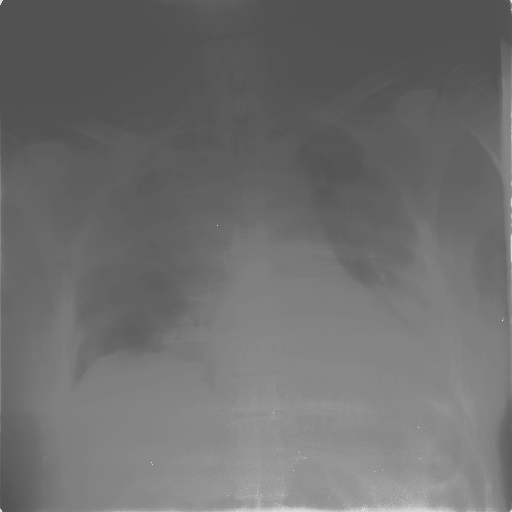
#> input picture ej2/chestrayosX.tif, 512 x 512 px
$ python equalizacion1.py
#> lines starting #> are read from the running program, lines starting #| are printed output that depends on the picture
import cv2
import os
import numpy as np
import matplotlib.pyplot as plt

def cuantizacion(imagen, niveles):
    imagen_cuantizada = np.floor(imagen / (256 / niveles)) * (256 / niveles) # Se dividen en 256 niveles
    imagen_cuantizada = np.uint8(imagen_cuantizada) #Vital, pasarlo a formato uint8
    imagen_ecualizada = cv2.equalizeHist(imagen_cuantizada) #Funcion cuantizacion
    return imagen_ecualizada

directorio = os.path.dirname(os.path.abspath(__file__)) #Obtener directorio
#archivo = 'pinos512.tif'
archivo = 'chestrayosX.tif'
ruta_imagen = os.path.join(directorio, archivo)
imagen = cv2.imread(ruta_imagen, cv2.IMREAD_GRAYSCALE) #Se usa escala de grises
#> imagen is the input picture: shape (512, 512); min 82, max 224, mean 110.4

if imagen is None:
    raise Exception(f"La imagen '{archivo}' no se pudo cargar.")

imagen = np.uint8(imagen) # Cambiar imagen a uint8
plt.figure(figsize=(12, 6)) # Imagen original
plt.subplot(2, 2, 1)
plt.imshow(imagen, cmap='gray')
plt.title('Original')
plt.subplot(2, 2, 2) #Histograma
histograma = cv2.calcHist([imagen], [0], None, [256], [0, 256])
#> histograma = 256 values, max 25442 at index 82, min 0 at index 0, mean 1024
plt.plot(histograma)
plt.title('Histograma')
imagen_ecualizada = cv2.equalizeHist(imagen) #Ecualizar imagen y mostrarla
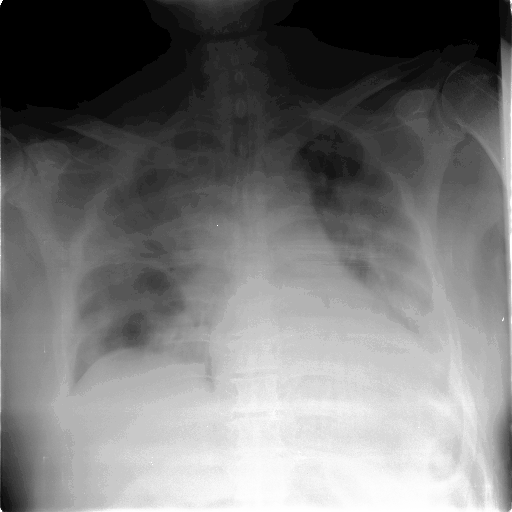
#> imagen_ecualizada: shape (512, 512); min 0, max 255, mean 117.9
plt.subplot(2, 2, 3)
plt.imshow(imagen_ecualizada, cmap='gray')
plt.title('Imagen Ecualizada')
plt.subplot(2, 2, 4) # Histograma de imagen ecualizada
hist_ecualizado = cv2.calcHist([imagen_ecualizada], [0], None, [256], [0, 256])
#> hist_ecualizado = 256 values, max 25442 at index 0, min 0 at index 1, mean 1024
plt.plot(hist_ecualizado)
plt.title('Histograma Ecualizado')
plt.get_current_fig_manager().window.state('zoomed')
plt.show()
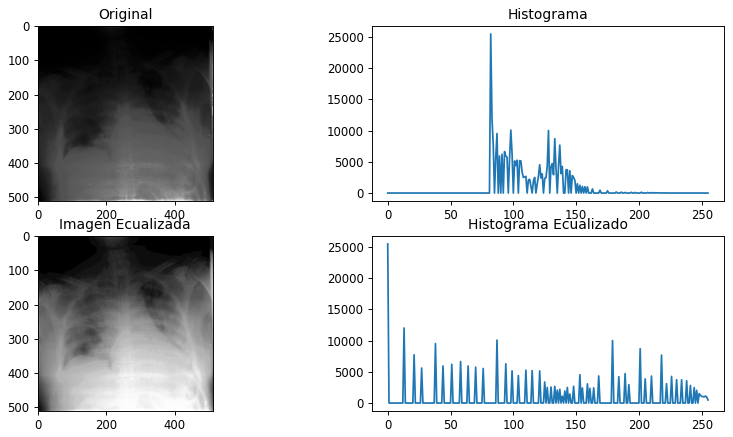
#> figure drawn by matplotlib, 4 panels; panel 2: curve peaks at x = 82, y = 25442; panel 4: curve peaks at x = 0, y = 25442

niveles_cuant = [128, 64, 32, 16, 8, 2] # Niveles
plt.figure(figsize=(18, 12))
for i, niveles in enumerate(niveles_cuant):
    imagen_ecucuant = cuantizacion(imagen, niveles)
    plt.subplot(2, len(niveles_cuant), i + 1) # Mostrar grafica
    plt.imshow(imagen_ecucuant, cmap='gray')
    plt.title(f'{niveles} niveles')
    # Histogramas actualizados
    plt.subplot(2, len(niveles_cuant), i + 1 + len(niveles_cuant))
    hist_ecucuant = cv2.calcHist([imagen_ecucuant], [0], None, [256], [0, 256])
    plt.plot(hist_ecucuant)
    plt.title(f'Histograma {niveles} niveles')
plt.tight_layout()
plt.get_current_fig_manager().window.state('zoomed')
plt.show()
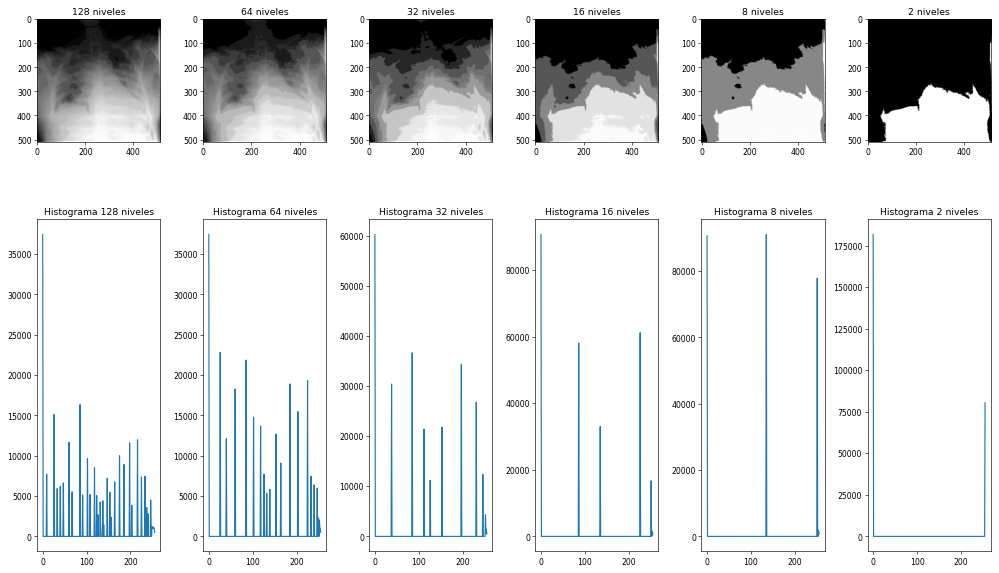
#> figure drawn by matplotlib, 12 panels; panel 2: curve peaks at x = 0, y = 37444; panel 4: curve peaks at x = 0, y = 37444; panel 6: curve peaks at x = 0, y = 60269; panel 8: curve peaks at x = 0, y = 90671

$ run again, with ej2/pinos512.tif copied over ej2/chestrayosX.tif
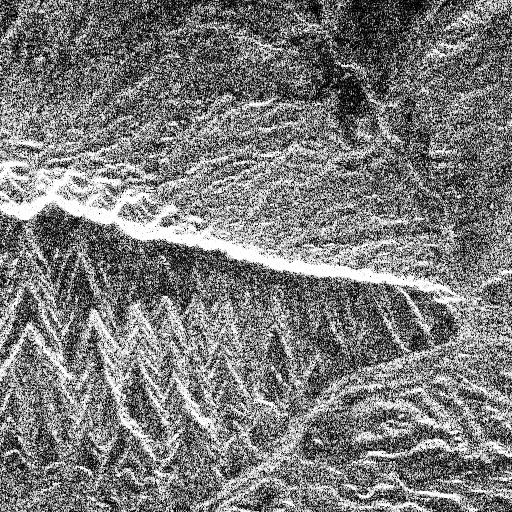
#> input picture ej2/pinos512.tif, 512 x 512 px
#> imagen is the input picture: shape (512, 512); min 0, max 14, mean 6.78
#> histograma = 256 values, max 23161 at index 7, min 0 at index 15, mean 1024
#> hist_ecualizado = 256 values, max 23161 at index 136, min 0 at index 1, mean 1024
#> `plt.show()`:
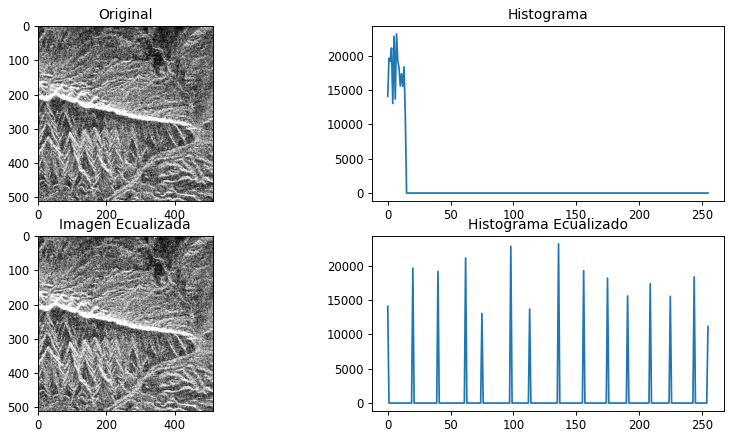
#> figure drawn by matplotlib, 4 panels; panel 2: curve peaks at x = 7, y = 23161; panel 4: curve peaks at x = 136, y = 23161
#> the loop `for i, niveles in enumerate(niveles_cuant):` made 6 passes
#> pass 2, in cuantizacion (call 2), `imagen_cuantizada = np.floor(imagen / (256 / niveles)) * (256 / niveles)`:
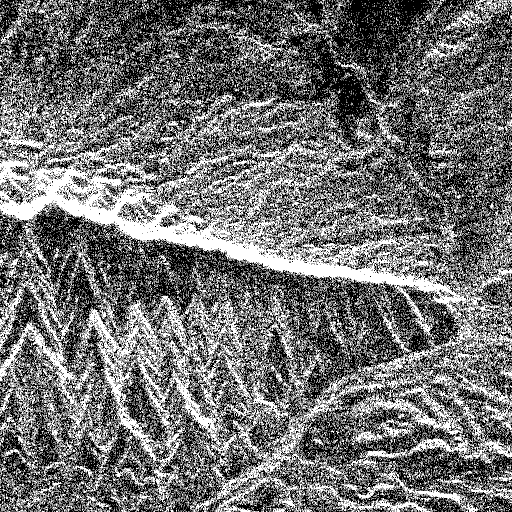
#> imagen_cuantizada: shape (512, 512) float64; min 0, max 12, mean 5.32; drawn with min black and max white
